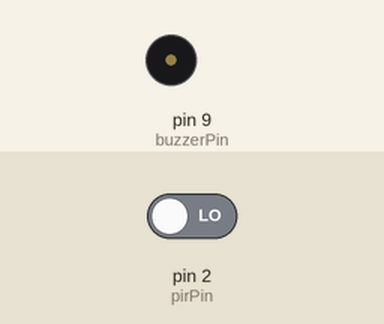
A sketch run on a simulated Arduino Uno, built with avr-gcc and run on an emulated ATmega328P. Parts: buzzer (waves = sounding). The test bench sets the inputs (shaded band); at power-on: pin 2 (pirPin) LOW.

Above: at 1.2 s.
1.3 s: pin 2 (pirPin) driven HIGH
At 1.55 s:
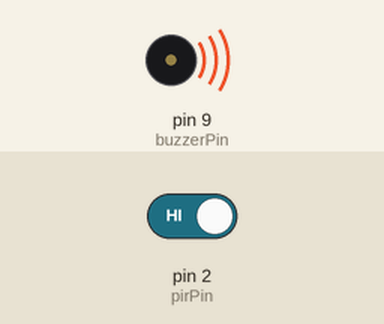
4.3 s: pin 2 (pirPin) driven LOW
At 4.3 s:
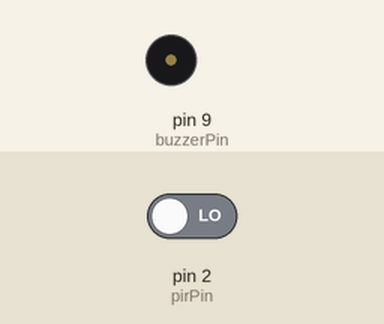
Timing chart, 0 to 7.3 s (numbered marks = the images above; inputs shaded):
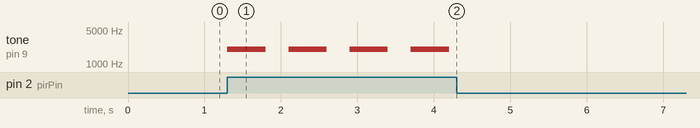

The sketch:

PIR.ino
```cpp
int buzzerPin = 9; //Take pin 9 and name it buzzerPin
int pirPin = 2; //Take pin 2 and name it pirPin
int sensorValue = 0;  //Integer variable to hold PIR state
int pirState = LOW;   // we start assuming no motion detected
void setup() {
  pinMode(buzzerPin, OUTPUT); //Set up mode of pins
  pinMode(pirPin, INPUT);
}

void loop() {
 sensorValue = digitalRead(pirPin); //Read motion input

  if (sensorValue == 1) {  //If motion detected
    //tone(pin, frequency, duration)
    tone(buzzerPin, 2000, 500); //Sound alarm
    delay(800);
    int pirState = HIGH;
  }
 else {
      pirState = LOW;
      noTone(buzzerPin);  //Turn off buzzer
      }
}
```

Measured:
- after the input at 1.3 s, tone on pin 9 (buzzerPin): alternates 2000 Hz for 0.50 s and silent for 0.30 s, starting at once
- after the input at 4.3 s, tone on pin 9 (buzzerPin): stops changing and stays silent
